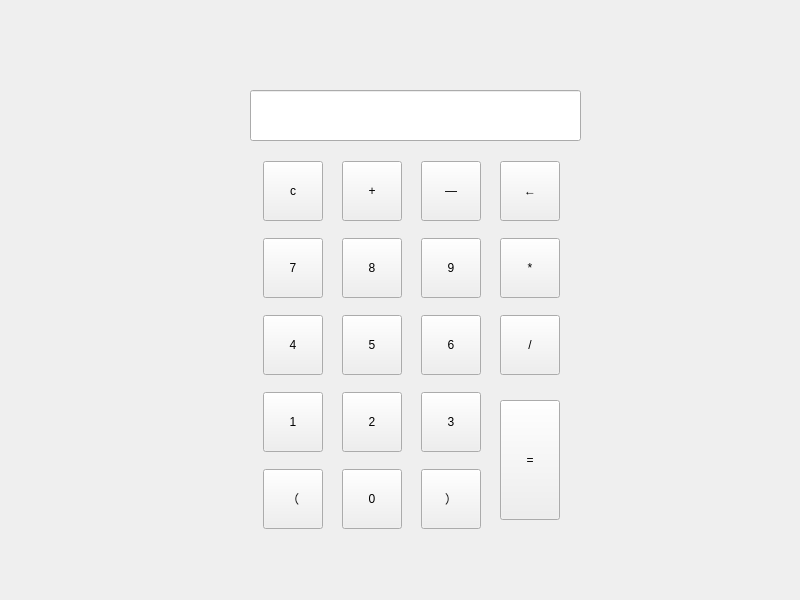
<?xml version="1.0" encoding="UTF-8"?>
<ui version="4.0">
 <class>Widget</class>
 <widget class="QWidget" name="Widget">
  <property name="geometry">
   <rect>
    <x>0</x>
    <y>0</y>
    <width>800</width>
    <height>600</height>
   </rect>
  </property>
  <property name="windowTitle">
   <string>Widget</string>
  </property>
  <widget class="QLineEdit" name="lineEdit">
   <property name="geometry">
    <rect>
     <x>250</x>
     <y>90</y>
     <width>331</width>
     <height>51</height>
    </rect>
   </property>
  </widget>
  <widget class="QWidget" name="">
   <property name="geometry">
    <rect>
     <x>250</x>
     <y>150</y>
     <width>326</width>
     <height>392</height>
    </rect>
   </property>
   <layout class="QGridLayout" name="gridLayout">
    <item row="0" column="4">
     <widget class="QPushButton" name="delbutton">
      <property name="minimumSize">
       <size>
        <width>60</width>
        <height>60</height>
       </size>
      </property>
      <property name="maximumSize">
       <size>
        <width>60</width>
        <height>60</height>
       </size>
      </property>
      <property name="text">
       <string>←</string>
      </property>
     </widget>
    </item>
    <item row="0" column="1">
     <widget class="QPushButton" name="addbutton">
      <property name="minimumSize">
       <size>
        <width>60</width>
        <height>60</height>
       </size>
      </property>
      <property name="maximumSize">
       <size>
        <width>60</width>
        <height>60</height>
       </size>
      </property>
      <property name="text">
       <string>+</string>
      </property>
     </widget>
    </item>
    <item row="3" column="0">
     <widget class="QPushButton" name="fourbutton">
      <property name="minimumSize">
       <size>
        <width>60</width>
        <height>60</height>
       </size>
      </property>
      <property name="maximumSize">
       <size>
        <width>60</width>
        <height>60</height>
       </size>
      </property>
      <property name="text">
       <string>4</string>
      </property>
     </widget>
    </item>
    <item row="2" column="4">
     <widget class="QPushButton" name="mubutton">
      <property name="minimumSize">
       <size>
        <width>60</width>
        <height>60</height>
       </size>
      </property>
      <property name="maximumSize">
       <size>
        <width>60</width>
        <height>60</height>
       </size>
      </property>
      <property name="text">
       <string>*</string>
      </property>
     </widget>
    </item>
    <item row="0" column="0">
     <widget class="QPushButton" name="clebutton">
      <property name="minimumSize">
       <size>
        <width>60</width>
        <height>60</height>
       </size>
      </property>
      <property name="maximumSize">
       <size>
        <width>60</width>
        <height>60</height>
       </size>
      </property>
      <property name="text">
       <string>c</string>
      </property>
     </widget>
    </item>
    <item row="4" column="0">
     <widget class="QPushButton" name="onebutton">
      <property name="minimumSize">
       <size>
        <width>60</width>
        <height>60</height>
       </size>
      </property>
      <property name="maximumSize">
       <size>
        <width>60</width>
        <height>60</height>
       </size>
      </property>
      <property name="text">
       <string>1</string>
      </property>
     </widget>
    </item>
    <item row="3" column="4">
     <widget class="QPushButton" name="divbutton">
      <property name="minimumSize">
       <size>
        <width>60</width>
        <height>60</height>
       </size>
      </property>
      <property name="maximumSize">
       <size>
        <width>60</width>
        <height>60</height>
       </size>
      </property>
      <property name="text">
       <string>/</string>
      </property>
     </widget>
    </item>
    <item row="5" column="1">
     <widget class="QPushButton" name="zerobutton">
      <property name="minimumSize">
       <size>
        <width>60</width>
        <height>60</height>
       </size>
      </property>
      <property name="maximumSize">
       <size>
        <width>60</width>
        <height>60</height>
       </size>
      </property>
      <property name="text">
       <string>0</string>
      </property>
     </widget>
    </item>
    <item row="3" column="1">
     <widget class="QPushButton" name="fivebutton">
      <property name="minimumSize">
       <size>
        <width>60</width>
        <height>60</height>
       </size>
      </property>
      <property name="maximumSize">
       <size>
        <width>60</width>
        <height>60</height>
       </size>
      </property>
      <property name="text">
       <string>5</string>
      </property>
     </widget>
    </item>
    <item row="5" column="2">
     <widget class="QPushButton" name="rightbutton">
      <property name="minimumSize">
       <size>
        <width>60</width>
        <height>60</height>
       </size>
      </property>
      <property name="maximumSize">
       <size>
        <width>60</width>
        <height>60</height>
       </size>
      </property>
      <property name="text">
       <string>）</string>
      </property>
     </widget>
    </item>
    <item row="2" column="2">
     <widget class="QPushButton" name="ninebutton">
      <property name="minimumSize">
       <size>
        <width>60</width>
        <height>60</height>
       </size>
      </property>
      <property name="maximumSize">
       <size>
        <width>60</width>
        <height>60</height>
       </size>
      </property>
      <property name="text">
       <string>9</string>
      </property>
     </widget>
    </item>
    <item row="5" column="0">
     <widget class="QPushButton" name="leftbutton">
      <property name="minimumSize">
       <size>
        <width>60</width>
        <height>60</height>
       </size>
      </property>
      <property name="maximumSize">
       <size>
        <width>60</width>
        <height>60</height>
       </size>
      </property>
      <property name="text">
       <string>（</string>
      </property>
     </widget>
    </item>
    <item row="3" column="2">
     <widget class="QPushButton" name="sixbutton">
      <property name="minimumSize">
       <size>
        <width>60</width>
        <height>60</height>
       </size>
      </property>
      <property name="maximumSize">
       <size>
        <width>60</width>
        <height>60</height>
       </size>
      </property>
      <property name="text">
       <string>6</string>
      </property>
     </widget>
    </item>
    <item row="2" column="0">
     <widget class="QPushButton" name="sevenbutton">
      <property name="minimumSize">
       <size>
        <width>60</width>
        <height>60</height>
       </size>
      </property>
      <property name="maximumSize">
       <size>
        <width>60</width>
        <height>60</height>
       </size>
      </property>
      <property name="text">
       <string>7</string>
      </property>
     </widget>
    </item>
    <item row="0" column="2">
     <widget class="QPushButton" name="subbutton">
      <property name="minimumSize">
       <size>
        <width>60</width>
        <height>60</height>
       </size>
      </property>
      <property name="maximumSize">
       <size>
        <width>60</width>
        <height>60</height>
       </size>
      </property>
      <property name="text">
       <string>—</string>
      </property>
     </widget>
    </item>
    <item row="4" column="2">
     <widget class="QPushButton" name="threebutton">
      <property name="minimumSize">
       <size>
        <width>60</width>
        <height>60</height>
       </size>
      </property>
      <property name="maximumSize">
       <size>
        <width>60</width>
        <height>60</height>
       </size>
      </property>
      <property name="text">
       <string>3</string>
      </property>
     </widget>
    </item>
    <item row="2" column="1">
     <widget class="QPushButton" name="enghtbutton">
      <property name="minimumSize">
       <size>
        <width>60</width>
        <height>60</height>
       </size>
      </property>
      <property name="maximumSize">
       <size>
        <width>60</width>
        <height>60</height>
       </size>
      </property>
      <property name="text">
       <string>8</string>
      </property>
     </widget>
    </item>
    <item row="4" column="1">
     <widget class="QPushButton" name="twobutton">
      <property name="minimumSize">
       <size>
        <width>60</width>
        <height>60</height>
       </size>
      </property>
      <property name="maximumSize">
       <size>
        <width>60</width>
        <height>60</height>
       </size>
      </property>
      <property name="text">
       <string>2</string>
      </property>
     </widget>
    </item>
    <item row="4" column="4" rowspan="2">
     <widget class="QPushButton" name="tobutton">
      <property name="minimumSize">
       <size>
        <width>60</width>
        <height>60</height>
       </size>
      </property>
      <property name="maximumSize">
       <size>
        <width>60</width>
        <height>120</height>
       </size>
      </property>
      <property name="text">
       <string>=</string>
      </property>
     </widget>
    </item>
   </layout>
  </widget>
 </widget>
 <resources/>
 <connections/>
</ui>
